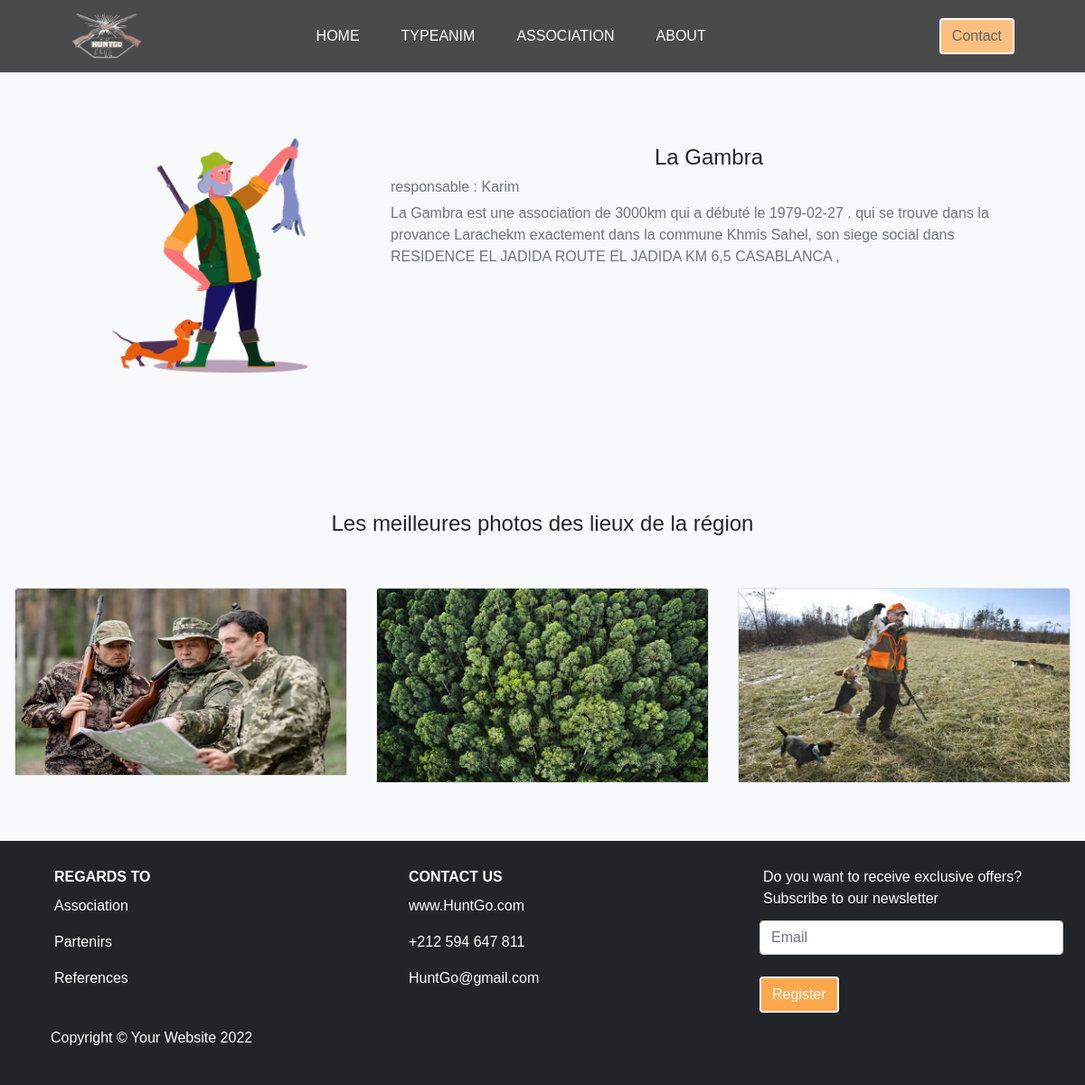
The page /PFE_Projet_code/pages/deAss.php?idAssoc=3 on the database its author committed.
### tables this page shows
CREATE TABLE `province` (
  `idProv` int(11) NOT NULL,
  `nomProv` char(25) DEFAULT NULL
);

CREATE TABLE `association` (
  `idAssoc` int(11) NOT NULL,
  `idCom` int(11) NOT NULL,
  `idZone` int(11) NOT NULL,
  `nom` char(25) DEFAULT NULL,
  `adress` char(100) DEFAULT NULL,
  `responsable` char(25) DEFAULT NULL,
  `description` char(250) DEFAULT NULL,
  `dateDDe` date DEFAULT NULL,
  `imgAssoc` char(100) DEFAULT NULL
);

CREATE TABLE `zonechasse` (
  `idZone` int(11) NOT NULL,
  `adressZone` char(100) DEFAULT NULL,
  `superficie` int(11) DEFAULT NULL
);

CREATE TABLE `commune` (
  `idCom` int(11) NOT NULL,
  `idProv` int(11) NOT NULL,
  `nomCom` char(25) DEFAULT NULL
);

CREATE TABLE `mediazone` (
  `idMd` int(11) NOT NULL,
  `idZone` int(11) NOT NULL,
  `mediaType` char(25) DEFAULT NULL,
  `url` char(100) DEFAULT NULL
);

### PFE_Projet_code/pages/deAss.php (the view, shortened to what this page needs)
<?php
include '../inc/conn.php';
?>
<!DOCTYPE html>
<html lang="en">
<?php
include '../component/Nav.php';
?>
<?php
$id = $_GET['idAssoc'];
$sql = "SELECT nomProv ,C.nomCom,A.adress,A.imgAssoc, A.dateDDe,A.nom,A.responsable,Z.adressZone,Z.superficie,M.url FROM `province`  P
  INNER JOIN commune C
  ON p.idProv= C.idProv
  INNER JOIN association A
  ON C.idCom = A.idCom
  INNER JOIN zonechasse Z
  ON A.idZone=z.idZone
  INNER JOIN mediazone M
  ON z.idZone = M.idZone
  where idAssoc='$id'";
$result = mysqli_query($connect, $sql);
?>
<form action="" class="py-5 bg-light" method="POST" enctype=" multipart/form-data">
  <section class="bg-light py-5" id="prO">
    <div class="container-fluid px-lg-5 py-5">
      <?php
      $us = mysqli_fetch_assoc($result)
      ?>
      <div class="row gx-0 mb-4 mb-lg-5 justify-content-center">
        <div class="col-xl-4 col-lg-5 col-md-10 col-sm-9 col-12"><img class="img-fluid rounded-3" src="<?php echo $us['imgAssoc']; ?>" alt="...">
        </div>
        <div class="col-xl-8 col-lg-7 col-md-10 col-sm-10 mt-3">
          <div class="featured-text text-center text-lg-left mx-3">
            <h4 class="fs-4"><?php echo $us['nom']; ?></h4>
            <h6 class="text-start text-secondary">responsable : <?php echo $us['responsable']; ?></h6>
            <p class="text-secondary text-start "><?php echo $us['nom']; ?> est une association de <?php echo $us['superficie']; ?>km qui a débuté le <?php echo $us['dateDDe']; ?> . qui se trouve dans la provance <?php echo $us['nomProv']; ?>km exactement dans la commune <?php echo $us['nomCom']; ?>, son siege social dans <span class="Size"> <?php echo $us['adress']; ?> </span>,
            </p>
          </div>
        </div>
      </div>
    </div>
  </section>
  <h4 class="fs-4 text-center pb-5">Les meilleures photos des lieux de la région</h4>
  <div class="carousel slide" data-bs-ride="carousel">
    <div class="carousel-inner">
      <div class="carousel-item active">
        <div class="col-md-4" style="float:left">
          <div class="card mb-3 mx-3">
            <img class="card-img-top " src="../img/Slide2.jpg" alt="Card image cap">
          </div>
        </div>
        <div class="col-md-4" style="float:left">
          <div class="card mb-3 mx-3"><img class="card-img-top" src=" <?php echo $us['url']; ?>" alt="Card image cap"></div>
        </div>
        <div class="col-md-4" style="float:left">
          <div class="card mb-3 mx-3"><img class="card-img-top" src="../img/Slide3.jpg" alt="Card image cap"></div>
        </div>
      </div>
    </div>
  </div>
</form>
<?php
include '../component/Footer.php';
?>
</body>
</html>

### PFE_Projet_code/style/styl.css (style rules this page uses)
* { box-sizing: border-box; margin: 0; padding: 0; }
body { font-style:normal; font-family:sans-serif; }
.Size { font-size: 1rem; }

### rows shown on the page
province: association.imgAssoc (picture), association.nom "La Gambra", association.responsable "Karim", zonechasse.superficie "3000", association.dateDDe "1979-02-27", nomProv "Larache", commune.nomCom "Khmis Sahel", association.adress "RESIDENCE EL JADIDA ROUTE EL JADIDA KM 6,5 CASABLANCA", mediazone.url (picture)
